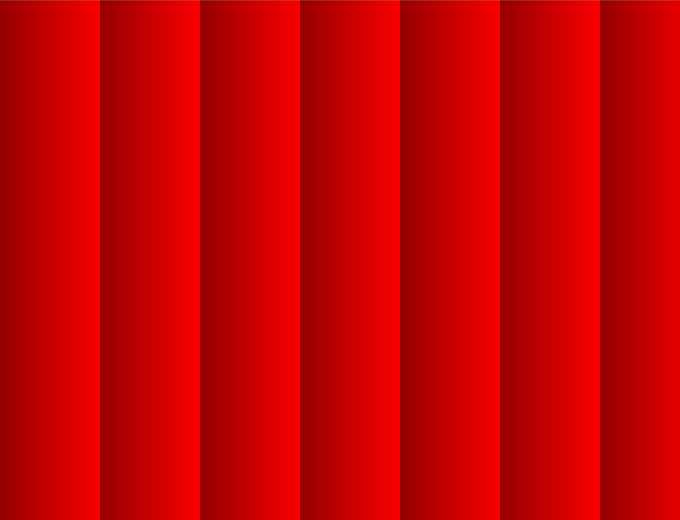
Frame 1 (no input)
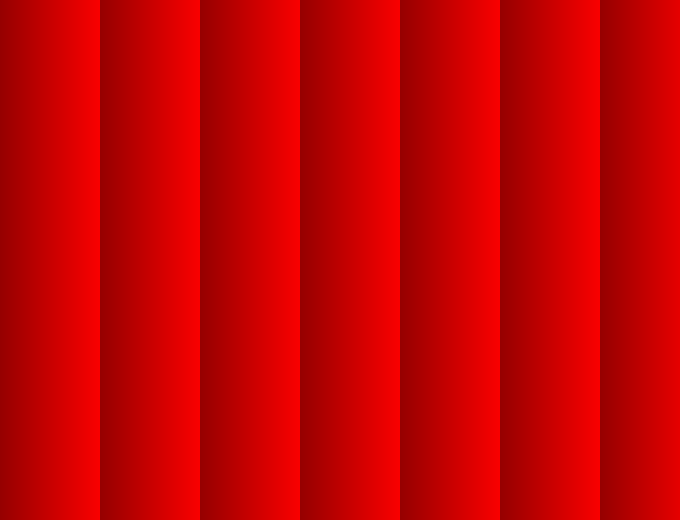
Frame 60 (the mouse pressed at the canvas centre just before this capture)
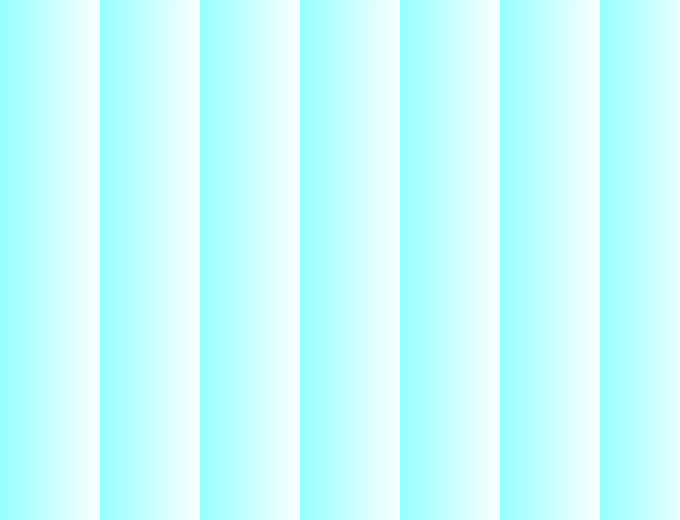
Frame 120 (the mouse held since frame 60 and released just before this capture)

The Processing sketch that drew these frames (run headless with seeded random() and noise(); from frame 60 on, the mouse is pressed at the canvas centre):

// Processing sketch: p50_2
// ── p50_2.pde
//Does some ugly things to your processor...

void setup() {
  size(680,520);
}

void draw() {
  smooth();
  println("mouse X,Y:" + mouseX + ", " + mouseY);
  frameRate(12);
  for(int i=0; i < width; i++) {
    strokeWeight(1);
    // Color values can exceed 255, need a better handling system
    stroke((i%100) + 150, mouseX, mouseY);
    line(i, 0, i, height);
    //line(i*i, 0, i*0.2, height);
  }
}
